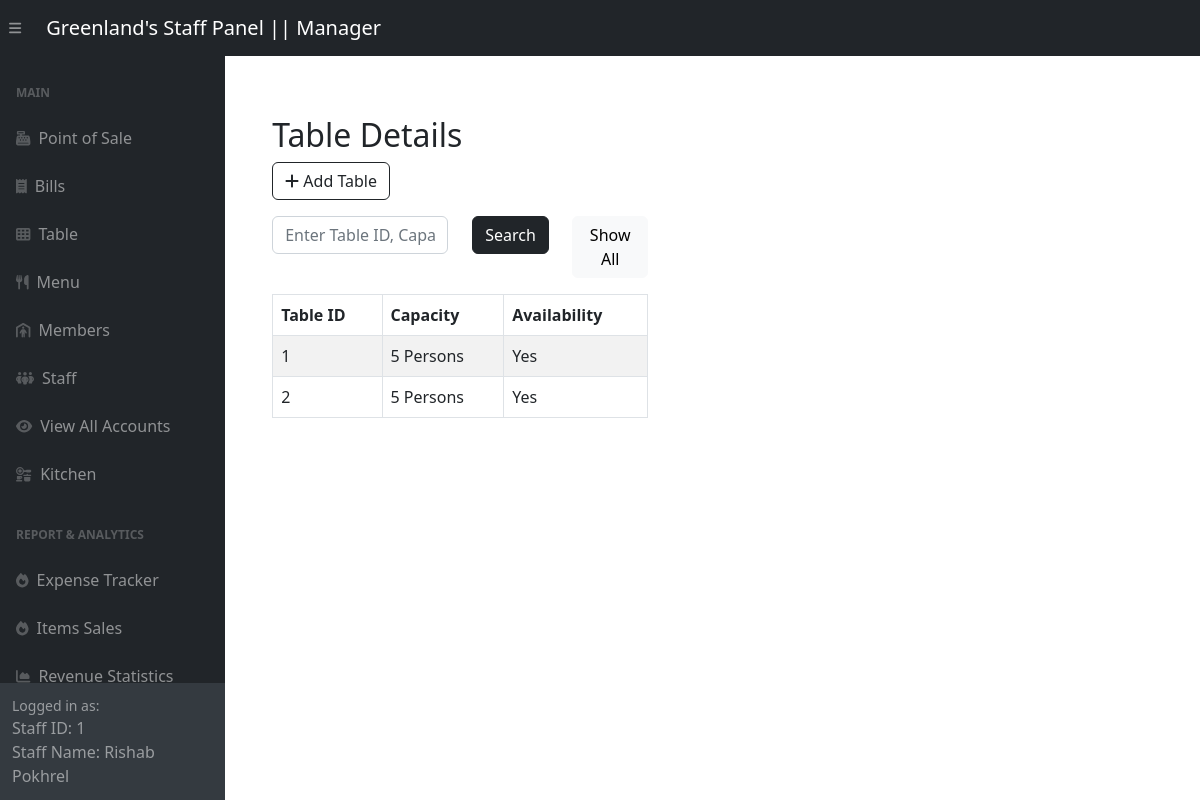
The page /adminSide/panel/table-panel.php (signed in) on the database its author committed.
### tables this page shows
CREATE TABLE `staffs` (
  `staff_id` int(11) NOT NULL,
  `staff_name` varchar(255) DEFAULT NULL,
  `role` varchar(255) DEFAULT NULL,
  `account_id` int(11) DEFAULT NULL
);

CREATE TABLE `restaurant_tables` (
  `table_id` int(11) NOT NULL,
  `capacity` int(11) DEFAULT NULL,
  `is_available` tinyint(1) DEFAULT NULL
);

### adminSide/panel/table-panel.php (the view, shortened to what this page needs)
<?php include '../inc/dashHeader.php' ?>
<div class="wrapper">
    <div class="container-fluid pt-5 pl-600">
        <div class="row">
            <div class="m-50">
                <div class="mt-5 mb-3">
                    <h2 class="pull-left">Table Details</h2>
                    <a href="../tableCrud/createTable.php" class="btn btn-outline-dark"><i class="fa fa-plus"></i> Add Table</a>
                </div>
                <div class="mb-3">
                    <form method="POST" action="#">
                        <div class="row">
                            <div class="col-md-6">
                                <input required type="text" id="search" name="search" class="form-control" placeholder="Enter Table ID, Capacity">
                            </div>
                            <div class="col-md-3">
                                <button type="submit" class="btn btn-dark">Search</button>
                            </div>
                            <div class="col" style="text-align: right;">
                                <a href="table-panel.php" class="btn btn-light">Show All</a>
                            </div>
                        </div>
                    </form>
                </div>
                <?php
                require_once "../config.php";
                if (isset($_POST['search'])) {
                    if (!empty($_POST['search'])) {
                        $search = $_POST['search'];
                        $sql = "SELECT *
                                FROM restaurant_tables
                                WHERE table_id LIKE '%$search%' OR capacity LIKE '%$search%'
                                ORDER BY table_id;";
                    } else {
                        $sql = "SELECT *
                                FROM restaurant_tables
                                ORDER BY table_id;";
                    }
                } else {
                    $sql = "SELECT *
                            FROM restaurant_tables
                            ORDER BY table_id;";
                }
                if ($result = mysqli_query($link, $sql)) {
                    if (mysqli_num_rows($result) > 0) {
                        echo '<table class="table table-bordered table-striped">';
                        echo "<thead>";
                        echo "<tr>";
                        echo "<th>Table ID</th>";
                        echo "<th>Capacity</th>";
                        echo "<th>Availability</th>";
                        echo "</tr>";
                        echo "</thead>";
                        echo "<tbody>";
                        while ($row = mysqli_fetch_array($result)) {
                            echo "<tr>";
                            echo "<td>" . $row['table_id'] . "</td>";
                            echo "<td>" . $row['capacity'] . " Persons </td>";
                            if ($row['is_available'] == true) {
                                echo "<td>" . "Yes" . "</td>";
                            } else {
                                echo "<td>" . "No" . "</td>";
                            }
                            echo "</tr>";
                        }
                        echo "</tbody>";
                        echo "</table>";
                    } else {
                        echo '<div class="alert alert-danger"><em>No records were found.</em></div>';
                    }
                } else {
                    echo "Oops! Something went wrong. Please try again later.";
                }
                ?>
            </div>
        </div>
    </div>
</div>
<?php include '../inc/dashFooter.php' ?>

### adminSide/inc/dashHeader.php (shortened to what this page needs)
<?php
require_once "../config.php";
$sql = "SELECT * FROM staffs where account_id = " . $_SESSION['logged_account_id'];
$result = mysqli_query($link, $sql);
$row = mysqli_fetch_assoc($result);
$staff_role = $row['role'];
?>
<!DOCTYPE html>
<html lang="en">
<head>
    <link href="../css/styles.css" rel="stylesheet" />
</head>
<body class="sb-nav-fixed">
    <nav class="sb-topnav navbar navbar-expand navbar-dark bg-dark">
        <button class="btn btn-link btn-sm order-1 order-lg-0 me-4 me-lg-0" id="sidebarToggle" href="#!"><i class="fas fa-bars"></i></button>
        <?php
        if ($staff_role == "Chef")
            echo <<<link
                <a class="navbar-brand ps-3" href="../panel/kitchen-panel.php">Greenland's Staff Panel || $staff_role </a>
            link;
        else
            echo <<<link
                <a class="navbar-brand ps-3" href="../panel/pos-panel.php">Greenland's Staff Panel || $staff_role </a>
            link;
        ?>
    </nav>
    <div id="layoutSidenav">
        <div id="layoutSidenav_nav">
            <nav class="sb-sidenav accordion sb-sidenav-dark" id="sidenavAccordion">
                <div class="sb-sidenav-menu">
                    <div class="nav">
                        <div class="sb-sidenav-menu-heading">Main</div>
                        <?php
                        if ($staff_role == "Chef") {
                            echo <<<data
                            <a class="nav-link" href="../panel/kitchen-panel.php">
                            <div class="sb-nav-link-icon"><i class="fas fa-kitchen-set"></i></div>
                            Kitchen
                        </a>
                        <a class="nav-link" href="../StaffLogin/logout.php">
                                <div class="sb-nav-link-icon"><i class="fas fa-key"></i></div>
                                Log out
                            </a>
                        data;
                        } else if ($staff_role == "Manager") {
                            echo <<<data2
                            <a class="nav-link" href="../panel/pos-panel.php">
                                <div class="sb-nav-link-icon"><i class="fas fa-cash-register"></i></div>
                                Point of Sale
                            </a>
                            <a class="nav-link" href="../panel/bill-panel.php">
                                <div class="sb-nav-link-icon"><i class="fas fa-receipt"></i></div>
                                Bills
                            </a>
                            <a class="nav-link" href="../panel/table-panel.php">
                                <div class="sb-nav-link-icon"><i class="fas fa-table-cells"></i></div>
                                Table
                            </a>
                            <a class="nav-link" href="../panel/menu-panel.php">
                                <div class="sb-nav-link-icon"><i class="fas fa-utensils"></i></div>
                                Menu
                            </a>
                            <a class="nav-link" href="../panel/customer-panel.php">
                                <div class="sb-nav-link-icon"><i class="fas fa-person-shelter"></i></div>
                                Members
                            </a>
                            <a class="nav-link" href="../panel/staff-panel.php">
                                <div class="sb-nav-link-icon"><i class="fas fa-people-group"></i></div>
                                Staff
                            </a>
                            <a class="nav-link" href="../panel/account-panel.php">
                                <div class="sb-nav-link-icon"><i class="fas fa-eye"></i></div>
                                View All Accounts
                            </a>
                            <a class="nav-link" href="../panel/kitchen-panel.php">
                                <div class="sb-nav-link-icon"><i class="fas fa-kitchen-set"></i></div>
                                Kitchen
                            </a>
                            <div class="sb-sidenav-menu-heading">Report & Analytics</div>
                            <a class="nav-link" target="_blank" href="../redirect.php">
                                <div class="sb-nav-link-icon"><i class="fas fa-fire"></i></div>
                                Expense Tracker
                            </a>
                            <a class="nav-link" href="../panel/sales-panel.php">
                                <div class="sb-nav-link-icon"><i class="fas fa-fire"></i></div>
                                Items Sales
                            </a>
                            <a class="nav-link" href="../panel/statistics-panel.php">
                                <div class="sb-nav-link-icon"><i class="fas fa-chart-area"></i></div>
                                Revenue Statistics
                            </a>
                            data2;
                        } else if ($staff_role == "Staff") {
                            echo <<<data3
                            <a class="nav-link" href="../panel/pos-panel.php">
                                <div class="sb-nav-link-icon"><i class="fas fa-cash-register"></i></div>
                                Point of Sale
                            </a>
                            <a class="nav-link" href="../panel/bill-panel.php">
                                <div class="sb-nav-link-icon"><i class="fas fa-receipt"></i></div>
                                Bills
                            </a>
                            <a class="nav-link" href="../panel/table-panel.php">
                                <div class="sb-nav-link-icon"><i class="fas fa-table-cells"></i></div>
                                Table
                            </a>
                            <a class="nav-link" href="../panel/customer-panel.php">
                                <div class="sb-nav-link-icon"><i class="fas fa-person-shelter"></i></div>
                                Members
                            </a>
                            <a class="nav-link" href="../StaffLogin/logout.php">
                                <div class="sb-nav-link-icon"><i class="fas fa-key"></i></div>
                                Log out
                            </a>
                            data3;
                        }
                        ?>
                    </div>
                </div>
                <div class="sb-sidenav-footer">
                    <div class="small">Logged in as:</div>
                    <?php
                    if (isset($_SESSION['logged_account_id']) && isset($_SESSION['logged_staff_name'])) {
                        echo "Staff ID: " . $_SESSION['logged_account_id'] . "<br>";
                        echo "Staff Name: " . $_SESSION['logged_staff_name'];
                    } else {
                        echo "Not logged in";
                    }
                    ?>
                </div>
            </nav>
        </div>
        </<div>
        <div id="content-for-template">Content</div>

### adminSide/panel/table-panel.php (style rules this page uses)
.wrapper { width: 50%; padding-left: 200px; padding-top: 20px }

### rows shown on the page
staffs: role "Manager"
restaurant_tables: table_id "1", capacity "5", is_available "Yes"
restaurant_tables: table_id "2", capacity "5", is_available "Yes"

### other values the page prints
$_SESSION['logged_account_id'] "1"
$_SESSION['logged_staff_name'] "Rishab Pokhrel"
